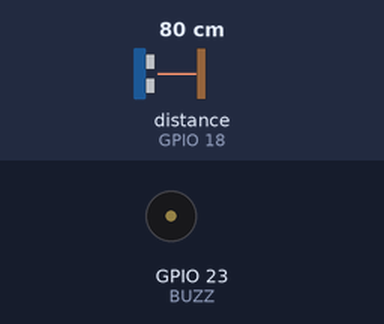
A sketch run on a simulated ESP32. Shown: buzzer (waves = sounding, pin HIGH). Wiring (inferred from the names in the program): ultrasonic range finder: trigger GPIO 5; echo GPIO 18. The inputs (shaded band) are chosen by the test bench; at power-on: distance to the obstacle (sensor on GPIO 18) 80 cm. The echo pulse lasts 58.3 µs per cm; WiFi joins after 1.5 s; servers stay silent unless stated; pins used as bus, display or sensor lines are not drawn; what the sketch prints to the serial monitor is not drawn.

Above: at 2.7 s.
2.8 s: distance to the obstacle (sensor on GPIO 18) set to 33 cm
4.3 s: distance to the obstacle (sensor on GPIO 18) set to 28 cm
At 5.5 s:
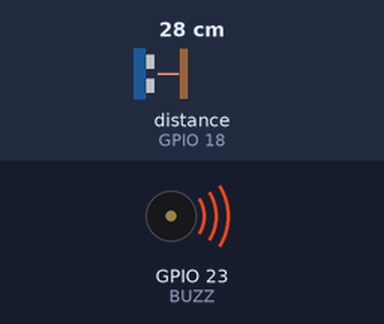
5.8 s: distance to the obstacle (sensor on GPIO 18) set to 35 cm
At 6.5 s:
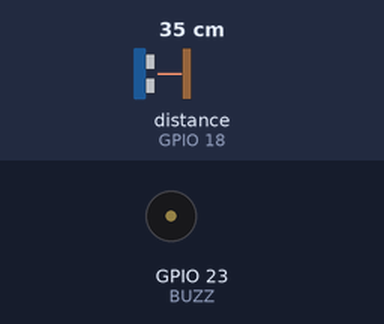
7.3 s: distance to the obstacle (sensor on GPIO 18) set to 2 cm
At 8.1 s:
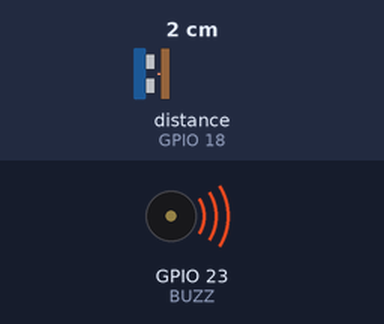
Timing chart, 0 to 9.8 s (numbered marks = the images above; inputs shaded):
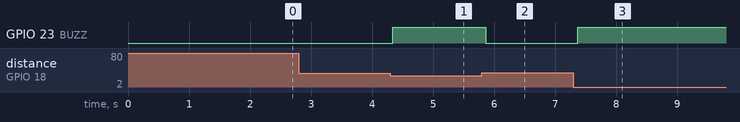

The sketch:

obstacle_detection.ino
```cpp
#include <WiFi.h>
#include <WebServer.h>
#include <HTTPClient.h>

const char* WIFI_SSID = "HOTSPOT_NAME";
const char* WIFI_PASS = "HOTSPOT_PASSWORD";
String TS_KEY = "API_KEY";

#define TRIG 5
#define ECHO 18
#define BUZZ 23

WebServer server(80);
int dist = 200;
int status = 0;
unsigned long lastRead = 0, lastTs = 0;

const char PAGE[] PROGMEM = R"rawliteral(
<!DOCTYPE html><html><head><meta charset="utf-8">
<meta name="viewport" content="width=device-width,initial-scale=1">
<title>Robot Obstacle Radar</title>
<style>
body{margin:0;background:#0f172a;color:#e2e8f0;font-family:sans-serif;text-align:center}
#status{font-size:28px;font-weight:bold;padding:12px;margin:8px auto;border-radius:10px;max-width:420px}
.safe{background:#16a34a}.warn{background:#ca8a04}.danger{background:#dc2626}.off{background:#475569}
canvas{background:#1e293b;border-radius:10px;margin:6px;max-width:95%}
.big{font-size:40px;margin:6px}
</style></head><body>
<h2>🤖 Obstacle Detection Dashboard</h2>
<div id="status" class="off">Connecting...</div>
<div class="big"><span id="dist">--</span> cm</div>
<div>🚧 Danger events: <b id="cnt">0</b> &nbsp; 📏 Closest: <b id="min">--</b> cm</div>
<canvas id="view" width="360" height="360"></canvas><br>
<canvas id="chart" width="360" height="160"></canvas>
<script>
const MAX=200,hist=[];let prev=0,count=0,minD=999;
const v=document.getElementById('view').getContext('2d');
const c=document.getElementById('chart').getContext('2d');
const col=d=>d<30?'#dc2626':d<60?'#ca8a04':'#16a34a';
function draw(d){
  v.clearRect(0,0,360,360);v.strokeStyle='#334155';
  for(let r=60;r<=300;r+=60){v.beginPath();v.arc(180,340,r,Math.PI,0);v.stroke();}
  v.fillStyle=col(d)+'44';v.beginPath();v.moveTo(180,340);v.lineTo(80,40);v.lineTo(280,40);v.fill();
  v.font='32px sans-serif';v.fillText('🤖',162,358);
  if(d<MAX){const y=340-(d/MAX)*300;v.font='34px sans-serif';
    v.fillText(d<30?'🚧':'🧱',160,y);
    v.strokeStyle=col(d);v.setLineDash([5,5]);v.beginPath();
    v.moveTo(180,330);v.lineTo(180,y+10);v.stroke();v.setLineDash([]);}
}
function chart(){
  c.clearRect(0,0,360,160);
  c.strokeStyle='#dc2626';c.beginPath();c.moveTo(0,160-30/MAX*160);c.lineTo(360,160-30/MAX*160);c.stroke();
  c.strokeStyle='#38bdf8';c.beginPath();
  hist.forEach((d,i)=>{const x=i*6,y=160-Math.min(d,MAX)/MAX*160;i?c.lineTo(x,y):c.moveTo(x,y)});
  c.stroke();
}
async function tick(){
  const s=document.getElementById('status');
  try{
    const d=parseInt(await (await fetch('/d')).text());
    document.getElementById('dist').innerText=d>=MAX?'200+':d;
    if(d<30){s.className='danger';s.innerText='⛔ STOP! Obstacle very close'}
    else if(d<60){s.className='warn';s.innerText='⚠️ Approaching obstacle'}
    else{s.className='safe';s.innerText='✅ Path clear'}
    const st=d<30?2:0;
    if(st==2&&prev!=2){count++;document.getElementById('cnt').innerText=count}
    prev=st;if(d<minD){minD=d;document.getElementById('min').innerText=d}
    hist.push(d);if(hist.length>60)hist.shift();
    draw(d);chart();
  }catch(e){s.className='off';s.innerText='Offline...'}
  setTimeout(tick,300);
}
tick();
</script></body></html>
)rawliteral";

int readDistance() {
  digitalWrite(TRIG, LOW); delayMicroseconds(2);
  digitalWrite(TRIG, HIGH); delayMicroseconds(10);
  digitalWrite(TRIG, LOW);
  long t = pulseIn(ECHO, HIGH, 25000);
  if (t == 0) return 200;
  return min(200, (int)(t * 0.034 / 2));
}

void sendThingSpeak() {
  HTTPClient http;
  String url = "http://api.thingspeak.com/update?api_key=" + TS_KEY +
               "&field1=" + String(dist) + "&field2=" + String(status);
  http.begin(url);
  int code = http.GET();
  Serial.println("ThingSpeak HTTP " + String(code) + " | entry: " + http.getString());
  http.end();
}

void setup() {
  Serial.begin(115200);
  pinMode(TRIG, OUTPUT); pinMode(ECHO, INPUT); pinMode(BUZZ, OUTPUT);
  WiFi.begin(WIFI_SSID, WIFI_PASS);
  Serial.print("Connecting");
  while (WiFi.status() != WL_CONNECTED) { delay(500); Serial.print("."); }
  Serial.println("\nConnected! OPEN THIS IN BROWSER: http://" + WiFi.localIP().toString());
  server.on("/", []() { server.send_P(200, "text/html", PAGE); });
  server.on("/d", []() { server.send(200, "text/plain", String(dist)); });
  server.begin();
}

void loop() {
  server.handleClient();
  unsigned long now = millis();
  if (now - lastRead > 100) {
    lastRead = now;
    dist = readDistance();
    status = dist < 30 ? 2 : dist < 60 ? 1 : 0;
    digitalWrite(BUZZ, status == 2);
  }
  if (WiFi.status() == WL_CONNECTED && now - lastTs > 16000) {
    lastTs = now;
    sendThingSpeak();
  }
}
```

Measured:
- the behaviour switches between 31 and 30 cm on distance to the obstacle (sensor on GPIO 18) (found by bisection; images 0 and 1)
- after the input at 2.8 s, every drawn part: stays the same
- after the input at 4.3 s, GPIO 23 (BUZZ): LOW → HIGH at once
- after the input at 5.8 s, GPIO 23 (BUZZ): HIGH → LOW after 0.06 s
- after the input at 7.3 s, GPIO 23 (BUZZ): LOW → HIGH after 0.07 s
